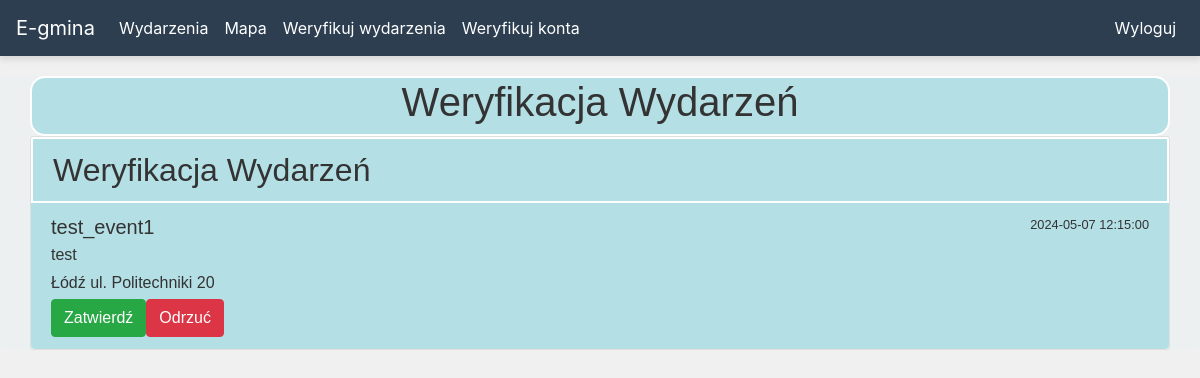
Before: /admin-events (signed in) with the older database file.
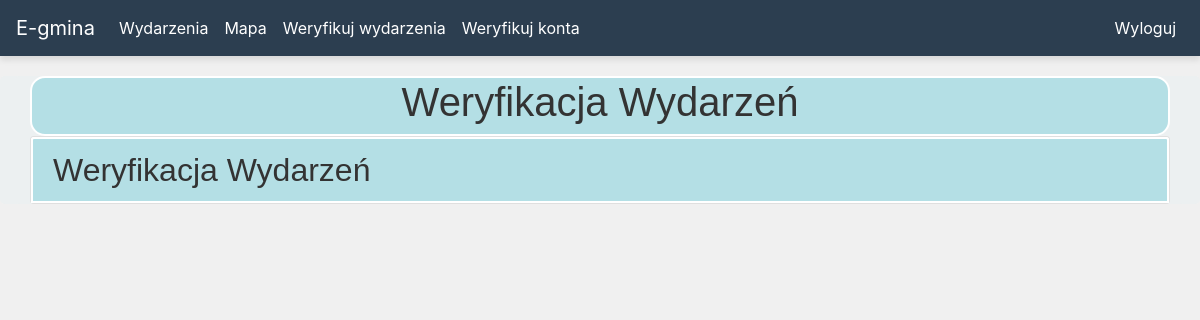
After: the same page with the newer database file.
### website/models.py (models this page shows)
class Event(db.Model):
    id = db.Column(db.Integer, primary_key=True)
    data = db.Column(db.String(10000))
    date = db.Column(db.DateTime(timezone=True), default=func.now())
    place = db.Column(db.String(150))
    name = db.Column(db.String(150))
    status = db.Column(db.String(50), default='pending')
    user_id = db.Column(db.Integer, db.ForeignKey('user.id'))

### website/views.py (the view, shortened to what this page needs)
@views.route('/admin-events', methods=['GET', 'POST'])
@login_required
def admin_events():
    if not current_user.is_authenticated or current_user.role != 'admin':
        flash('Nie masz uprawnień administratora do tej strony.', category='danger')
        return redirect(url_for('views.home'))
    pending_events = Event.query.filter_by(status='pending').all()
    return render_template('admin_events.html',user=current_user, pending_events=pending_events)

### website/__init__.py (called while the page is built)
def create_app():
    app = Flask(__name__)
    app.config['SECRET_KEY'] = 'hjshjhdjah kjshkjdhjs'
    app.config['SQLALCHEMY_DATABASE_URI'] = f'sqlite:///{DB_NAME}'
    db.init_app(app)
    from .views import views
    from .auth import auth
    app.register_blueprint(views, url_prefix='/')
    app.register_blueprint(auth, url_prefix='/')
    from .models import User, Event
    with app.app_context():
        db.create_all()
        create_admin(app)
    login_manager = LoginManager()
    login_manager.login_view = 'auth.login_user'
    login_manager.init_app(app)
    @login_manager.user_loader
    def load_user(id):
        return User.query.get(int(id))
    return app

### website/templates/admin_events.html (shortened to what this page needs)
{% extends "base.html" %}
{% block content %}
<div class="container">
  <div class="container1">
    <h1 align="center">Weryfikacja Wydarzeń</h1>
  </div>
  <div class="card">
    <div class="card-header container2">
      <h2 class="mb-0">Weryfikacja Wydarzeń</h2>
    </div>
    <ul class="list-group list-group-flush">
      {% for event in pending_events %}
        <li class="list-group-item container3">
          <div class="d-flex w-100 justify-content-between">
            <h5 class="mb-1">{{ event.name }}</h5>
            <small>{{ event.date }}</small>
          </div>
          <p class="mb-1">{{ event.data }}</p>
          <p class="mb-1">{{ event.place }}</p>
          <div class="btn-group" role="group">
            <form method="POST" action="{{ url_for('views.update_event_status', event_id=event.id, action='accept') }}">
              <button type="submit" class="btn btn-success">Zatwierdź</button>
            </form>
            <form method="POST" action="{{ url_for('views.update_event_status', event_id=event.id, action='reject') }}">
              <button type="submit" class="btn btn-danger">Odrzuć</button>
            </form>
          </div>
        </li>
      {% endfor %}
    </ul>
  </div>
</div>
{% endblock %}

Changed rows visible on the page:
no longer on this page (row edited): Event: name "test_event1", date "2024-05-07 12:15:00", data "test", place "Łódź ul. Politechniki 20"
